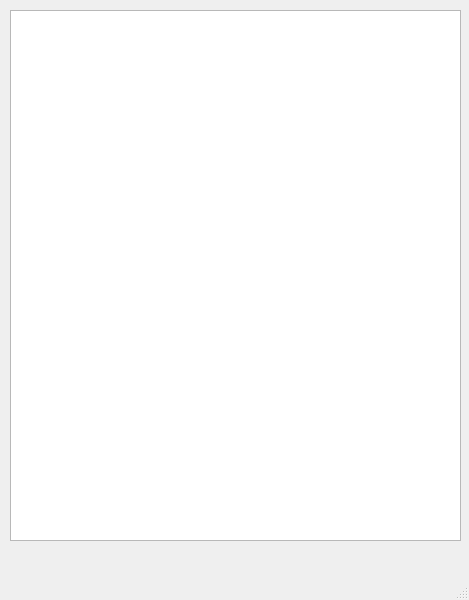
<?xml version="1.0" encoding="UTF-8"?>
<ui version="4.0">
 <class>MainWindow</class>
 <widget class="QMainWindow" name="MainWindow">
  <property name="geometry">
   <rect>
    <x>0</x>
    <y>0</y>
    <width>469</width>
    <height>600</height>
   </rect>
  </property>
  <property name="windowTitle">
   <string>MainWindow</string>
  </property>
  <widget class="QWidget" name="centralwidget">
   <widget class="QTableWidget" name="tableWidget">
    <property name="geometry">
     <rect>
      <x>10</x>
      <y>10</y>
      <width>451</width>
      <height>531</height>
     </rect>
    </property>
   </widget>
  </widget>
  <widget class="QMenuBar" name="menubar">
   <property name="geometry">
    <rect>
     <x>0</x>
     <y>0</y>
     <width>469</width>
     <height>22</height>
    </rect>
   </property>
  </widget>
  <widget class="QStatusBar" name="statusbar"/>
 </widget>
 <resources/>
 <connections/>
</ui>
